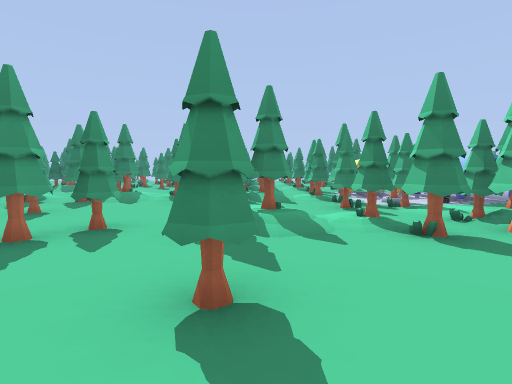
view 1 (above)

24 first-person views from a walk through a Godot game level. The camera is 1.5 m above the floor, tilts 4° down and sees 80° across. The floor is counted in squares, 2 m on a side. Each view is taken from the middle of a square. On the plan, view 1 faces up. The plan holds only what a view shows up to about 10 squares ahead; the rest is blank. The place goes on beyond the plan.

view 2
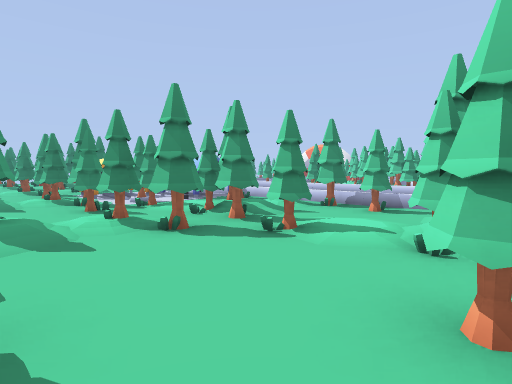

view 3
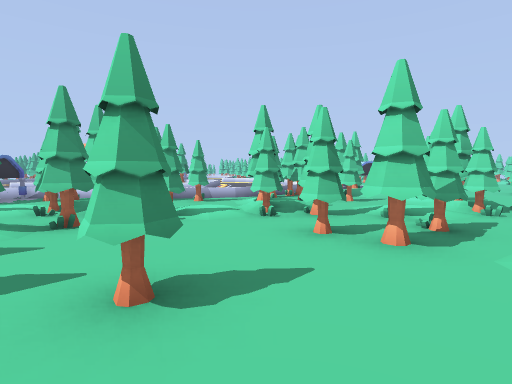

view 4
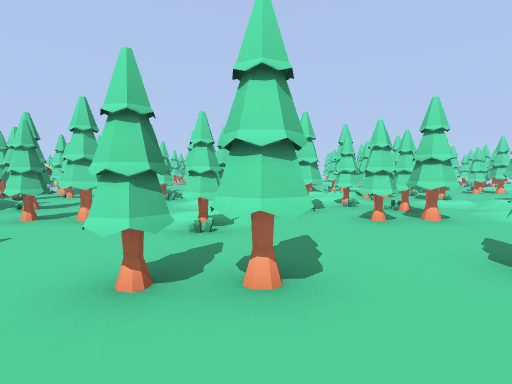

view 5
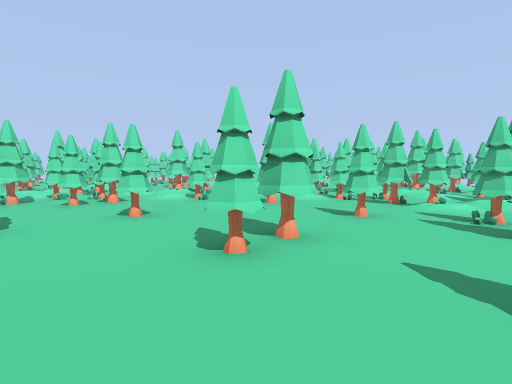

view 6
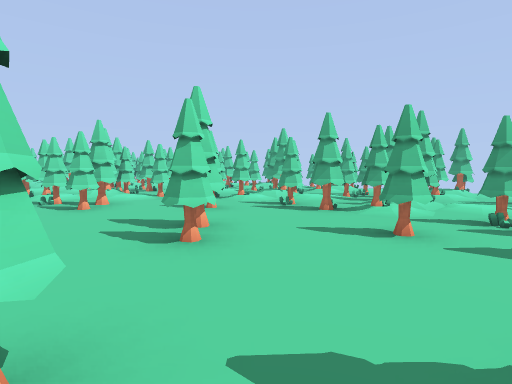

view 7
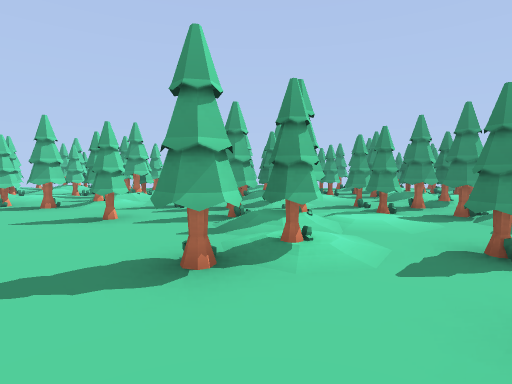

view 8
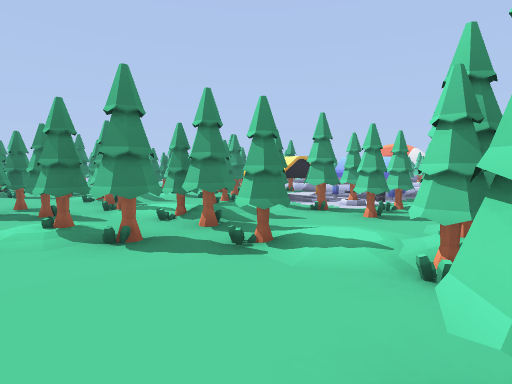

view 9
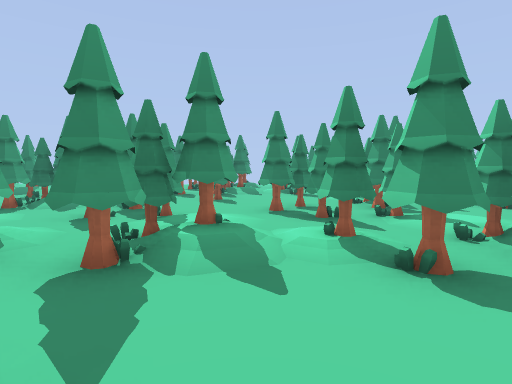

view 10
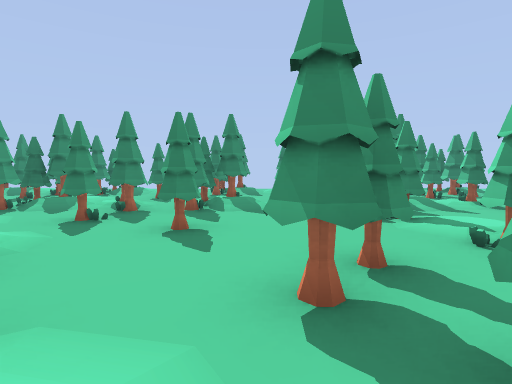

view 11
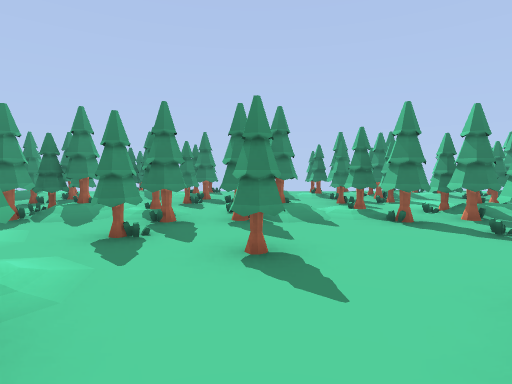

view 12
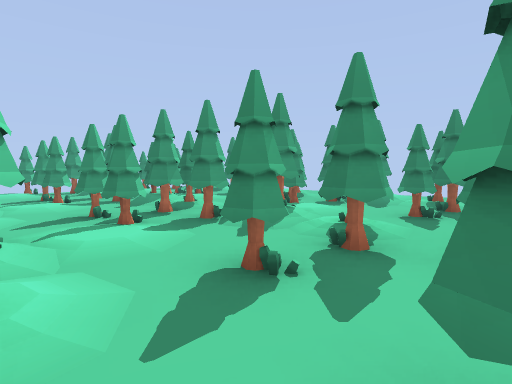

view 13
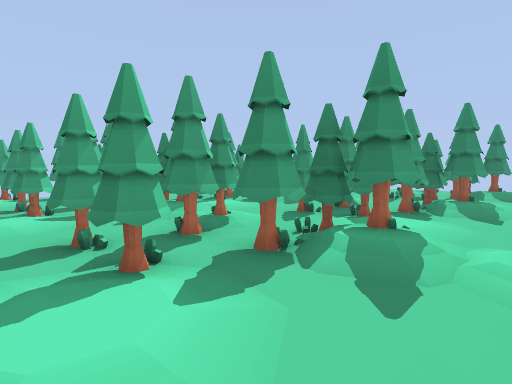

view 14
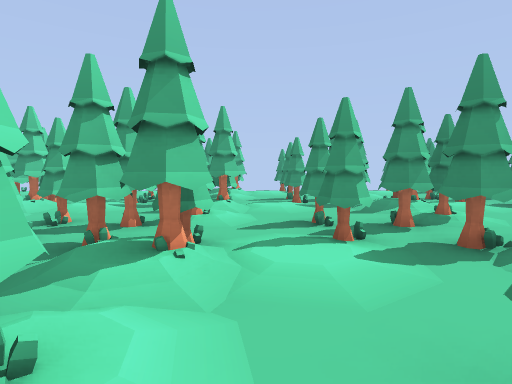

view 15
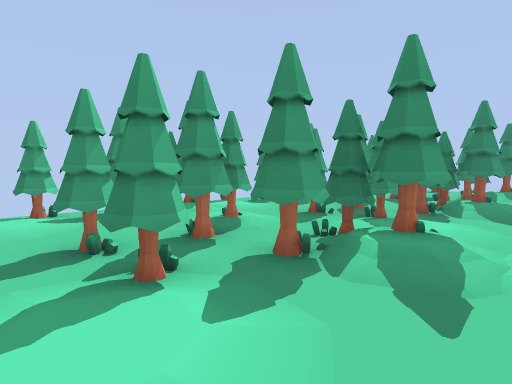

view 16
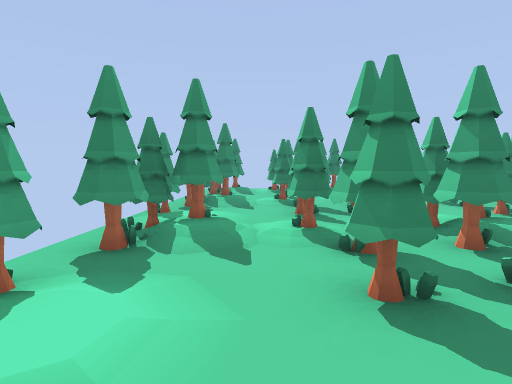

view 17
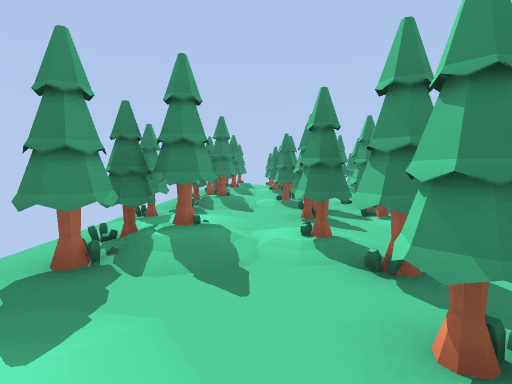

view 18
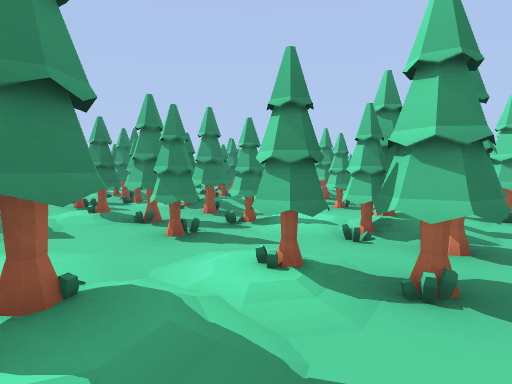

view 19
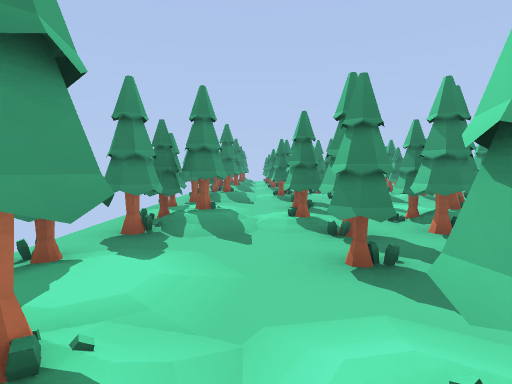

view 20
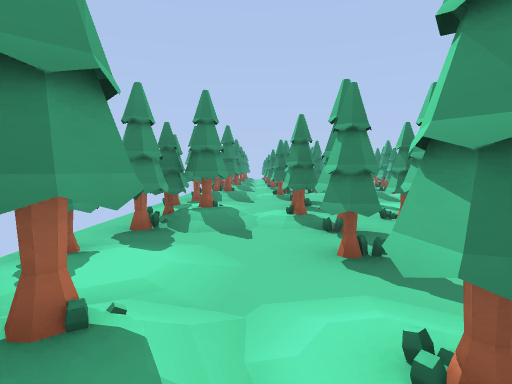

view 21
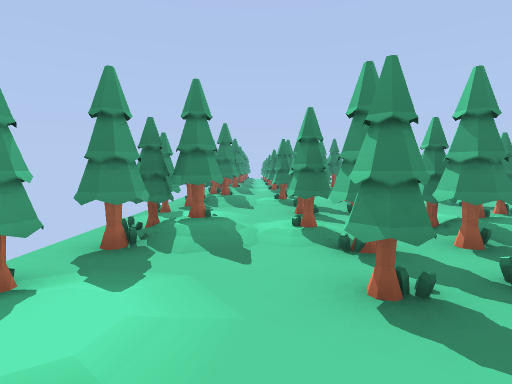

view 22
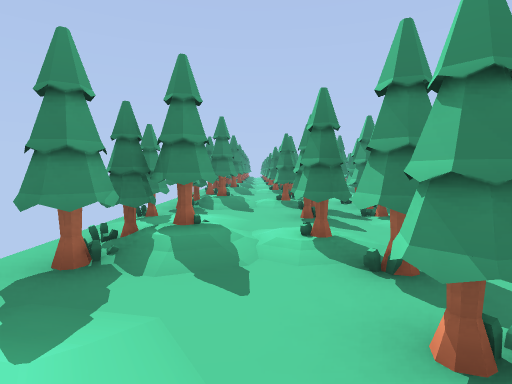

view 23
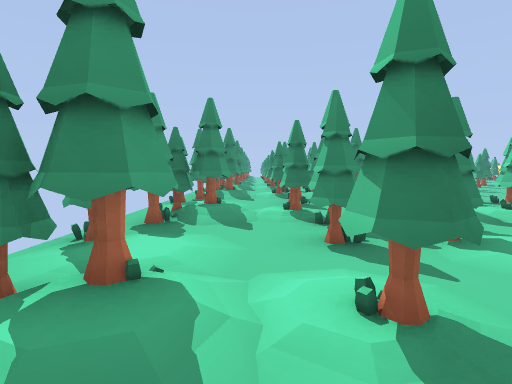

view 24
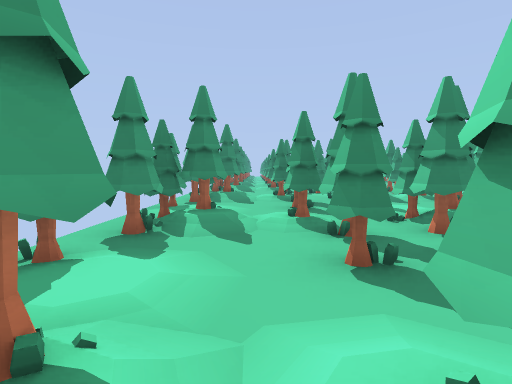

### Floor plan
Key: @ floor where view 1 was taken; # wall or solid block; x gap in a wall; . main floor; : floor 0.25 m higher than the main floor; / step, stairs or slope; T tent.
Columns run from 16 left of view 1 to 11 right of it. Each row starts with its distance up from view 1.
 20     ## .#x
 19     #//##/###/##:/##/
 18     ...##.....#...#..
 17   ...:..x/#.:.#/:...
 16  #//##/.##/.#///#//
 15 x//##//##/#x#/##//#
 14 #..##..##......#..
 13 .:../:..:/..#...:
 12 /#/###:.###..../#/#
 11 #/.##/.##/. ..##/.##
 10 #/.##/#/#//#/.##/.#T
  9 .:../...//..:...:..TT
  8 .#/####.###.#/###/# TTT
  7 ##.######..#..##..#TTTT
  6 x:.######/#....#:.####.
  5 ##//##/.x//.#...///##
  4 ##/##//##/#...#x#/##//#   ##
  3 ...#.........#........#   ##
  2 #:...:......#...#...:..
  1 ##/###/............##/.x
  0 x//##//#..#...#.@.##//###
 -1 #..##..#.......#.###..###
 -2 .:../:..#...#...:../:../#
 -3 /#/###:......../#/ ##:./
 -4 #/.##/.#..#...##/ ##/.#
 -5 #/.##/.##/#//.##/    ...
 -6 .:../...//..:...:..   ...
 -7 ##/####.###.#/###/#     #
 -8 x..#  ###  # . #
 -9 x:.##        ..#
-10  #//##       ..
-11 ##/##/       .#
-12 .....         #
-13 #:..
-14 ##/#
-15   /

Where each view was taken, in squares from view 1:
view 1: 0 up, 0 right, facing up
view 2: 0 up, 0 right, facing up-right
view 3: 1 up, 2 left, facing right
view 4: 1 up, 4 left, facing down-right
view 5: 3 up, 6 left, facing down
view 6: 3 up, 4 left, facing down-left
view 7: 4 up, 3 left, facing left
view 8: 4 up, 3 left, facing up-right
view 9: 5 up, 3 left, facing up
view 10: 9 up, 3 left, facing up
view 11: 10 up, 4 left, facing up
view 12: 12 up, 4 left, facing up-left
view 13: 9 up, 6 left, facing up-left
view 14: 9 up, 5 left, facing left
view 15: 9 up, 10 left, facing up-left
view 16: 8 up, 14 left, facing up
view 17: 5 up, 14 left, facing up
view 18: 3 up, 15 left, facing up-right
view 19: 0 up, 14 left, facing up
view 20: 4 down, 14 left, facing up
view 21: 7 down, 14 left, facing up
view 22: 10 down, 14 left, facing up
view 23: 12 down, 14 left, facing up
view 24: 15 down, 14 left, facing up
